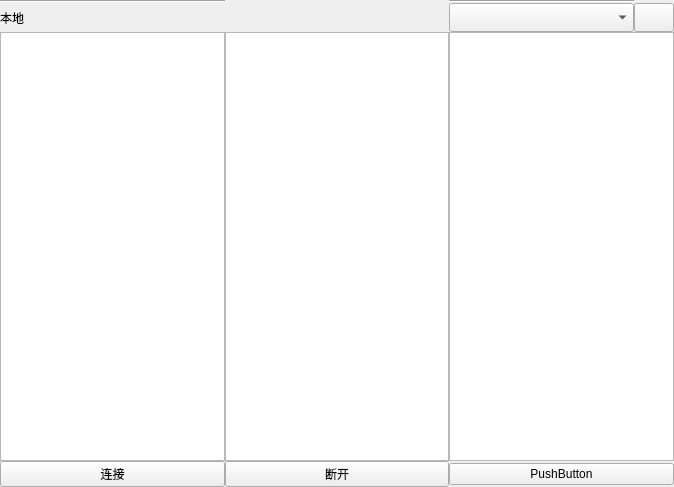
<?xml version="1.0" encoding="UTF-8"?>
<ui version="4.0">
 <class>XuiConsole</class>
 <widget class="QWidget" name="XuiConsole">
  <property name="geometry">
   <rect>
    <x>0</x>
    <y>0</y>
    <width>674</width>
    <height>487</height>
   </rect>
  </property>
  <property name="windowTitle">
   <string>Form</string>
  </property>
  <layout class="QVBoxLayout" name="verticalLayout_3">
   <property name="spacing">
    <number>0</number>
   </property>
   <property name="leftMargin">
    <number>0</number>
   </property>
   <property name="topMargin">
    <number>0</number>
   </property>
   <property name="rightMargin">
    <number>0</number>
   </property>
   <property name="bottomMargin">
    <number>0</number>
   </property>
   <item>
    <layout class="QVBoxLayout" name="verticalLayout_2">
     <property name="spacing">
      <number>0</number>
     </property>
     <item>
      <layout class="QHBoxLayout" name="horizontalLayout">
       <property name="spacing">
        <number>0</number>
       </property>
      </layout>
     </item>
     <item>
      <layout class="QHBoxLayout" name="horizontalLayout_3">
       <item>
        <layout class="QGridLayout" name="gridLayout">
         <property name="spacing">
          <number>0</number>
         </property>
         <item row="1" column="3">
          <widget class="QPushButton" name="pushButton_update">
           <property name="enabled">
            <bool>true</bool>
           </property>
           <property name="sizePolicy">
            <sizepolicy hsizetype="Fixed" vsizetype="Minimum">
             <horstretch>0</horstretch>
             <verstretch>0</verstretch>
            </sizepolicy>
           </property>
           <property name="text">
            <string/>
           </property>
           <property name="icon">
            <iconset theme="document-open"/>
           </property>
          </widget>
         </item>
         <item row="4" column="0">
          <widget class="QPushButton" name="pushButton">
           <property name="text">
            <string>连接</string>
           </property>
          </widget>
         </item>
         <item row="1" column="2">
          <widget class="QComboBox" name="comboBox_core_2">
           <property name="sizePolicy">
            <sizepolicy hsizetype="Minimum" vsizetype="Minimum">
             <horstretch>0</horstretch>
             <verstretch>0</verstretch>
            </sizepolicy>
           </property>
           <property name="minimumSize">
            <size>
             <width>150</width>
             <height>0</height>
            </size>
           </property>
           <property name="sizeIncrement">
            <size>
             <width>0</width>
             <height>0</height>
            </size>
           </property>
           <property name="baseSize">
            <size>
             <width>0</width>
             <height>0</height>
            </size>
           </property>
          </widget>
         </item>
         <item row="1" column="1">
          <widget class="QLabel" name="label_name">
           <property name="sizePolicy">
            <sizepolicy hsizetype="Expanding" vsizetype="Minimum">
             <horstretch>0</horstretch>
             <verstretch>0</verstretch>
            </sizepolicy>
           </property>
           <property name="font">
            <font>
             <family>Noto Fangsong KSS Rotated</family>
             <pointsize>16</pointsize>
             <italic>false</italic>
            </font>
           </property>
           <property name="text">
            <string/>
           </property>
           <property name="alignment">
            <set>Qt::AlignCenter</set>
           </property>
          </widget>
         </item>
         <item row="0" column="2">
          <widget class="Line" name="line_2">
           <property name="orientation">
            <enum>Qt::Horizontal</enum>
           </property>
          </widget>
         </item>
         <item row="0" column="0">
          <widget class="Line" name="line">
           <property name="orientation">
            <enum>Qt::Horizontal</enum>
           </property>
          </widget>
         </item>
         <item row="4" column="1">
          <widget class="QPushButton" name="pushButton_2">
           <property name="text">
            <string>断开</string>
           </property>
          </widget>
         </item>
         <item row="1" column="0">
          <widget class="QLabel" name="label">
           <property name="text">
            <string>本地</string>
           </property>
          </widget>
         </item>
         <item row="2" column="2" colspan="2">
          <widget class="QListWidget" name="listWidget_out"/>
         </item>
         <item row="2" column="1" rowspan="2">
          <widget class="QListWidget" name="listWidget_localdev"/>
         </item>
         <item row="2" column="0" rowspan="2">
          <widget class="QListWidget" name="listWidget_local"/>
         </item>
         <item row="4" column="2" colspan="2">
          <widget class="QPushButton" name="pushButton_3">
           <property name="text">
            <string>PushButton</string>
           </property>
          </widget>
         </item>
        </layout>
       </item>
      </layout>
     </item>
    </layout>
   </item>
  </layout>
 </widget>
 <resources/>
 <connections/>
</ui>
